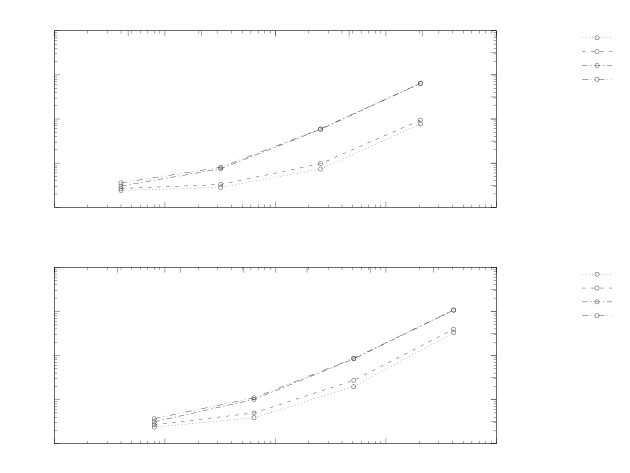

This figure's gnuplot source:
set output 'ConstCoeffPoisson_Schwarz.tex'
set terminal cairolatex  pdf   size 16cm,12cm
set multiplot
set size 1,0.5
set size 0.98,0.49
set origin 0.01,0.505
unset lmargin 
unset rmargin 
unset tmargin 
unset bmargin 
set logscale x
set logscale y
unset logscale x2
unset logscale y2
set autoscale x
set yrange [1:10000]
set autoscale x2
set autoscale y2
unset xlabel
set ylabel "$k = 2$"
unset x2label
unset y2label
unset title 
unset key
set key outside right vertical maxrows 4 
set xtics format "$10^{%T}$" 
set x2tics format " " 
set ytics format "$10^{%T}$" 
set y2tics format " " 
set termoption dashed
set termoption dashed
set termoption dashed
set termoption dashed
plot "ConstCoeffPoisson_Schwarz_data_0.csv" title "Slv Iter" with linespoints linecolor  "black" dashtype 3 linewidth 2 pointtype 6 pointsize 0.5, "ConstCoeffPoisson_Schwarz_data_1.csv" title "Slv Init" with linespoints linecolor  "black" dashtype 2 linewidth 2 pointtype 4 pointsize 0.5, "ConstCoeffPoisson_Schwarz_data_2.csv" title "Agg Init" with linespoints linecolor  "black" dashtype 4 linewidth 2 pointtype 12 pointsize 0.5, "ConstCoeffPoisson_Schwarz_data_3.csv" title "Mtx ass" with linespoints linecolor  "black" dashtype 5 linewidth 2 pointtype 10 pointsize 0.5
set size 0.98,0.49
set origin 0.01,0.005
unset lmargin 
unset rmargin 
unset tmargin 
unset bmargin 
set logscale x
set logscale y
unset logscale x2
unset logscale y2
set autoscale x
set yrange [1:10000]
set autoscale x2
set autoscale y2
unset xlabel
set ylabel "$k = 3$"
unset x2label
unset y2label
unset title 
unset key
set key outside right vertical maxrows 4 
set xtics format "$10^{%T}$" 
set x2tics format " " 
set ytics format "$10^{%T}$" 
set y2tics format " " 
set termoption dashed
set termoption dashed
set termoption dashed
set termoption dashed
plot "ConstCoeffPoisson_Schwarz_data_4.csv" title "Slv Iter" with linespoints linecolor  "black" dashtype 3 linewidth 2 pointtype 6 pointsize 0.5, "ConstCoeffPoisson_Schwarz_data_5.csv" title "Slv Init" with linespoints linecolor  "black" dashtype 2 linewidth 2 pointtype 4 pointsize 0.5, "ConstCoeffPoisson_Schwarz_data_6.csv" title "Agg Init" with linespoints linecolor  "black" dashtype 4 linewidth 2 pointtype 12 pointsize 0.5, "ConstCoeffPoisson_Schwarz_data_7.csv" title "Mtx ass" with linespoints linecolor  "black" dashtype 5 linewidth 2 pointtype 10 pointsize 0.5


exit
